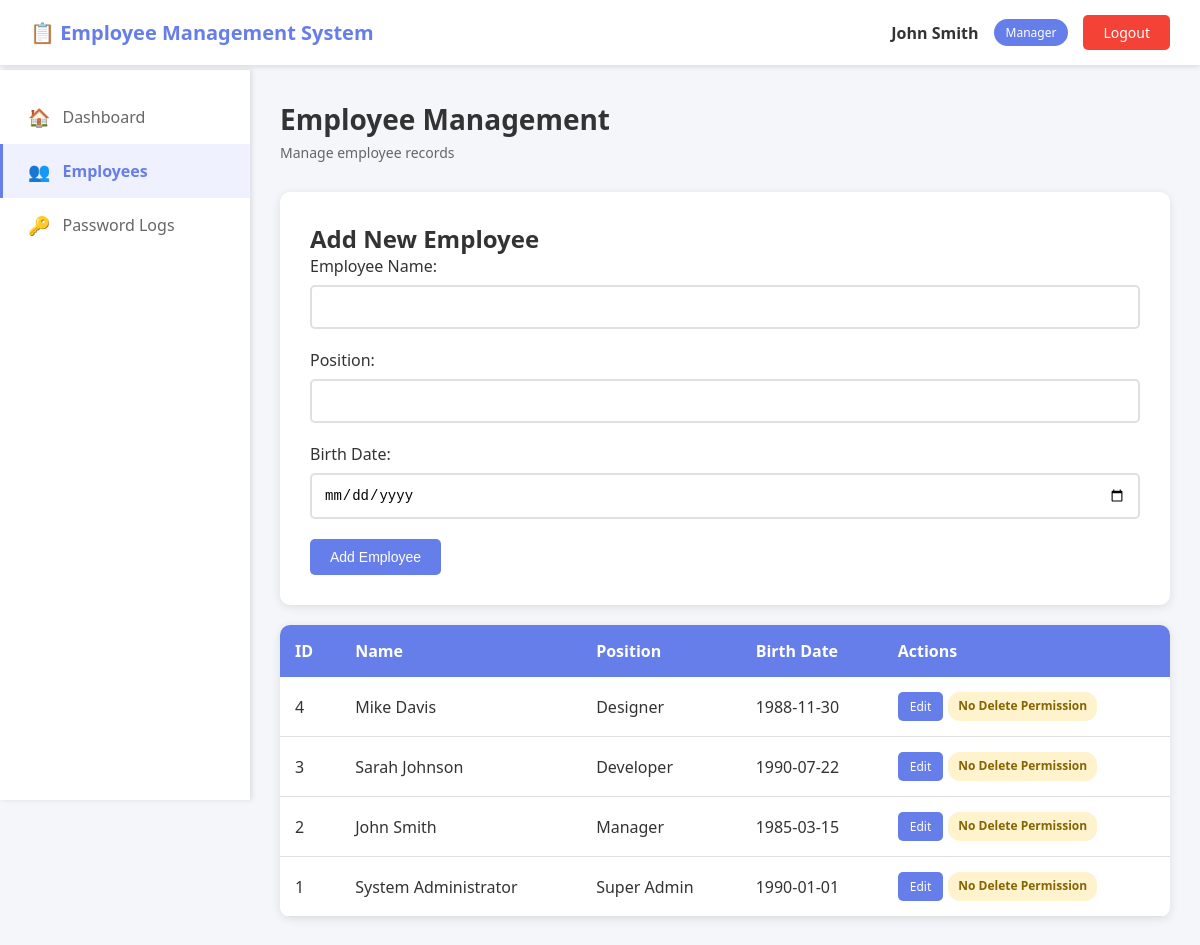
The page /employees.php (signed in) on the database its author committed.
### tables this page shows
CREATE TABLE IF NOT EXISTS Employee (
    empID INT PRIMARY KEY AUTO_INCREMENT,
    name VARCHAR(100) NOT NULL,
    position VARCHAR(100) NOT NULL,
    birthdate DATE NOT NULL,
    is_deleted TINYINT(1) DEFAULT 0,
    deleted_at DATETIME NULL,
    deleted_by INT NULL,
    created_at DATETIME DEFAULT CURRENT_TIMESTAMP,
    updated_at DATETIME DEFAULT CURRENT_TIMESTAMP ON UPDATE CURRENT_TIMESTAMP
);

### db_connect.php (called while the page is built, shortened)
<?php
function isLoggedIn() {
    return isset($_SESSION['user_id']);
}
function hasRole($roles) {
    return in_array($_SESSION['role'], $roles);
}
function e($data) {
    return htmlspecialchars($data, ENT_QUOTES, 'UTF-8');
}
?>

### employees.php (the view, shortened to what this page needs)
<?php
include 'db_connect.php';
$sql = "SELECT * FROM Employee WHERE is_deleted = 0 ORDER BY empID DESC";
$employees = $conn->query($sql)->fetchAll(PDO::FETCH_ASSOC);
$edit_employee = null;
?>
<!DOCTYPE html>
<html>
<head>
    <link rel="stylesheet" href="style.css">
</head>
<body>
    <?php include 'includes/header.php'; ?>
    <div class="main-container">
        <?php include 'includes/sidebar.php'; ?>
        <div class="content">
            <div class="page-header">
                <h1>Employee Management</h1>
                <p>Manage employee records</p>
            </div>
            <div class="form-container">
                <h2><?php echo $edit_employee ? 'Edit Employee' : 'Add New Employee'; ?></h2>
                <form method="POST" action="">
                    <div class="form-group">
                        <label for="name">Employee Name:</label>
                        <input type="text" id="name" name="name" required
                               value="<?php echo $edit_employee ? e($edit_employee['name']) : ''; ?>">
                    </div>
                    <div class="form-group">
                        <label for="position">Position:</label>
                        <input type="text" id="position" name="position" required
                               value="<?php echo $edit_employee ? e($edit_employee['position']) : ''; ?>">
                    </div>
                    <div class="form-group">
                        <label for="birthdate">Birth Date:</label>
                        <input type="date" id="birthdate" name="birthdate" required
                               value="<?php echo $edit_employee ? e($edit_employee['birthdate']) : ''; ?>">
                    </div>
                    <button type="submit" class="btn btn-primary">
                        <?php echo $edit_employee ? 'Update Employee' : 'Add Employee'; ?>
                    </button>
                </form>
            </div>
            <div class="table-container">
                <table>
                    <thead>
                        <tr>
                            <th>ID</th>
                            <th>Name</th>
                            <th>Position</th>
                            <th>Birth Date</th>
                            <th>Actions</th>
                        </tr>
                    </thead>
                    <tbody>
                        <?php foreach ($employees as $emp): ?>
                        <tr>
                            <td><?php echo e($emp['empID']); ?></td>
                            <td><?php echo e($emp['name']); ?></td>
                            <td><?php echo e($emp['position']); ?></td>
                            <td><?php echo e($emp['birthdate']); ?></td>
                            <td>
                                <div class="action-buttons">
                                    <a href="?edit=<?php echo $emp['empID']; ?>" class="btn btn-sm btn-primary">Edit</a>
                                    <?php if (hasRole(['admin', 'super_admin'])): ?>
                                        <a href="?delete=<?php echo $emp['empID']; ?>"
                                           class="btn btn-sm btn-danger"
                                           onclick="return confirm('Move this employee to deleted records?')">
                                           Delete
                                        </a>
                                    <?php else: ?>
                                        <span class="badge badge-warning">No Delete Permission</span>
                                    <?php endif; ?>
                                </div>
                            </td>
                        </tr>
                        <?php endforeach; ?>
                    </tbody>
                </table>
            </div>
        </div>
    </div>
</body>
</html>

### style.css (style rules this page uses)
* { margin: 0; padding: 0; box-sizing: border-box; }
body { font-family: 'Segoe UI', Tahoma, Geneva, Verdana, sans-serif; background: #f5f6fa; color: #333; }
.main-container { display: flex; margin-top: 70px; min-height: calc(100vh - 70px); }
.content { flex: 1; margin-left: 250px; padding: 30px; }
.page-header { margin-bottom: 30px; }
.page-header h1 { font-size: 28px; color: #333; margin-bottom: 5px; }
.page-header p { color: #666; font-size: 14px; }
.table-container { background: white; border-radius: 10px; box-shadow: 0 2px 10px rgba(0,0,0,0.1); overflow: hidden; }
table { width: 100%; border-collapse: collapse; }
thead { background: #667eea; color: white; }
th { padding: 15px; text-align: left; font-weight: 600; }
td { padding: 15px; border-bottom: 1px solid #e0e0e0; }
.form-container { background: white; padding: 30px; border-radius: 10px; box-shadow: 0 2px 10px rgba(0,0,0,0.1); margin-bottom: 20px; }
.form-group { margin-bottom: 20px; }
label { display: block; margin-bottom: 8px; color: #333; font-weight: 500; }
input[type="text"], input[type="date"], input[type="password"], select { width: 100%; padding: 12px; border: 2px solid #e0e0e0; border-radius: 5px; font-size: 14px; transition: border-color 0.3s; }
.btn { padding: 10px 20px; border: none; border-radius: 5px; cursor: pointer; font-size: 14px; text-decoration: none; display: inline-block; transition: all 0.3s; }
.btn-primary { background: #667eea; color: white; }
.btn-sm { padding: 6px 12px; font-size: 12px; }
.badge { padding: 5px 10px; border-radius: 12px; font-size: 12px; font-weight: 600; }
.badge-warning { background: #fff3cd; color: #856404; }
.action-buttons { display: flex; gap: 5px; }

### rows shown on the page
employee: empID "4", name "Mike Davis", position "Designer", birthdate "1988-11-30"
employee: empID "3", name "Sarah Johnson", position "Developer", birthdate "1990-07-22"
employee: empID "2", name "John Smith", position "Manager", birthdate "1985-03-15"
employee: empID "1", name "System Administrator", position "Super Admin", birthdate "1990-01-01"

### other values the page prints
$_SESSION['emp_name'] "John Smith"
str_replace('_', ' ', $_SESSION['role']) "Manager"
